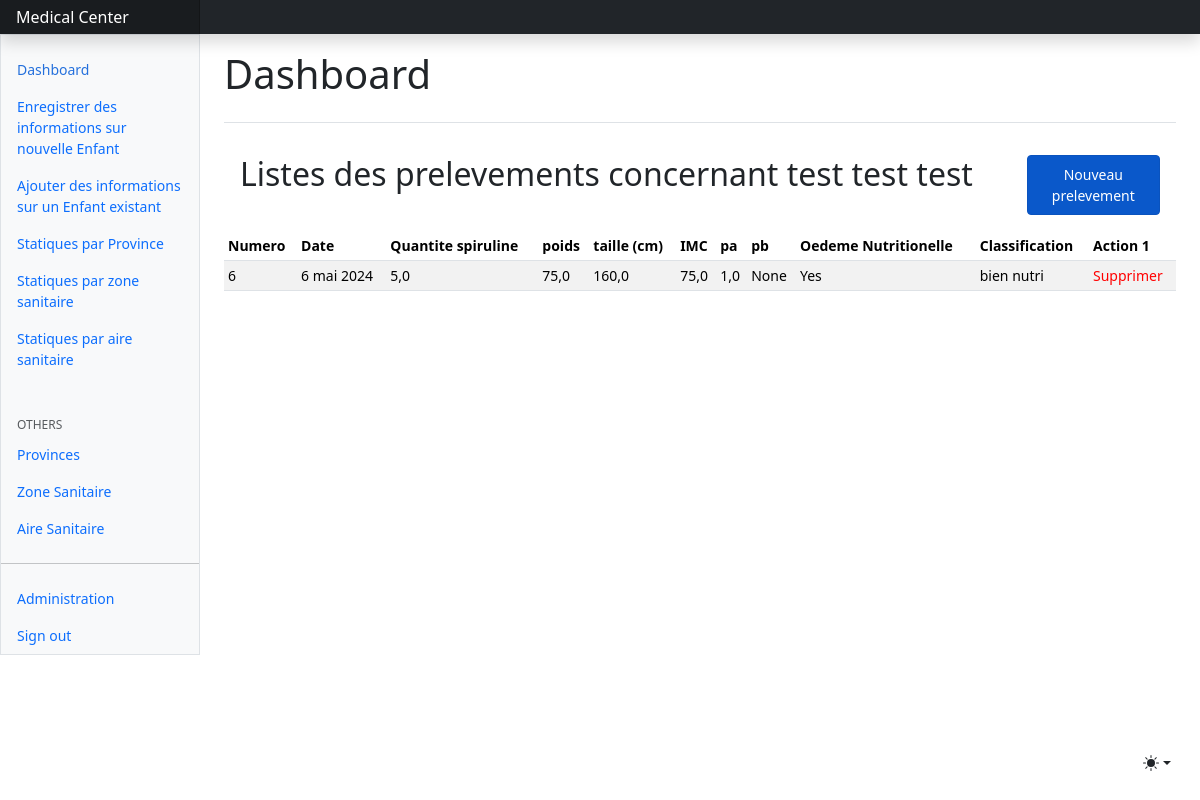
Screenshot of /index/Enfant/8/prelevement/list/ with the database file from the repository.
### core/models.py (models this page shows, shortened)
class Enfant(models.Model):
    code_id = models.BigAutoField(primary_key=True)
    SEX = {
        'M': 'Masculin',
        'F': 'Feminin'
    }
    nom = models.CharField(max_length=25, null=True)
    postnom = models.CharField(max_length=25, null=False)
    prenom = models.CharField(max_length=25, null=True)
    sex = models.CharField(choices=SEX, max_length=10)
    date_naissance = models.DateField(blank=True,null=True)
    jour = models.IntegerField(null=False, blank=True)
    mois = models.IntegerField(null=False, blank=True)
    annee = models.IntegerField(null=False, blank=True)
    age_en_mois = models.IntegerField(null=True, blank=True)
    age_en_annee = models.IntegerField(null=False, blank=True)
    age_en_annee_mois = models.CharField(max_length=30, null=True, blank=True)
    age_en_annee_mois_jour = models.CharField(max_length=30, null=True, blank=True)
    age_inconnu = models.CharField(max_length=20, choices=OK)
    avenue = models.CharField(max_length=20, null=False)
    quartier = models.CharField(max_length=50, null=False)
    commune = models.CharField(max_length=20, null=True)
    ville = models.CharField(max_length=20, null=True)
    code_aire = models.ForeignKey(AireSanitaire, on_delete=models.CASCADE, null=True, blank=True)

class Prelevement(models.Model):
    qte_spiruline_recue = models.FloatField(null=False)
    code_aire = models.ForeignKey(AireSanitaire, on_delete=models.CASCADE)
    numero = models.BigAutoField(primary_key=True)
    date_prelevement = models.DateField(null=False, auto_now=True)
    annee = models.IntegerField(null=True)
    mois = models.CharField(max_length=15)
    poids = models.FloatField(null=False)
    taille_en_cm = models.FloatField(null=False)
    taille_en_m = models.FloatField(null=False)
    z_score_pt = models.FloatField(null=True)
    imc = models.FloatField(null=False)
    z_score_imc_age = models.FloatField(null=True)
    pa = models.FloatField(null=False)
    pb = models.FloatField(null=True)
    oedeme_nutri = models.CharField(max_length=5, choices=OK)
    classification = models.CharField(max_length=20)
    code_id = models.ForeignKey(Enfant, on_delete=models.CASCADE)

### core/views.py (the view)
# urls.py: path("index/Enfant/<int:pk>/prelevement/list/",prelevement_list, name="prelevement_list"),
def prelevement_list(request,pk):
    enfant = Enfant.objects.get(pk=pk)
    prelevements = Prelevement.objects.filter(code_id = enfant)
    context = {
        'prelevements':prelevements,
        'enfant':enfant,
    }
    return render(request,'prelevement_list.html',context)

### core/templates/prelevement_list.html (shortened to what this page needs)
{% extends "index.html" %}
{% block content %}
<div class=" p-3 container">
  <div
      class="row"
  >
      <div class="col-10"><h2>Listes des prelevements concernant {{enfant.nom}} {{enfant.prenom}} {{enfant.postnom}} </h2></div>
      <div class="col">
          <a href="{%url 'core:prelevement_create' enfant.code_id %}" class=" btn btn-primary  btn-sm p-2 active" role="button" aria-pressed="true">Nouveau prelevement</a>
      </div>
  </div>
</div>
<div class="table-responsive small">
  <table class="table table-striped table-sm">
    <thead>
      <tr>
        <th scope="col">Numero</th>
        <th scope="col">Date </th>
        <th scope="col">Quantite spiruline</th>
        <th scope="col">poids</th>
        <th scope="col">taille (cm)</th>
        <th scope="col">IMC</th>
        <th scope="col">pa</th>
        <th scope="col">pb</th>
        <th scope="col">Oedeme Nutritionelle</th>
        <th scope="col">Classification</th>
        <th scope="col">Action 1</th>
      </tr>
    </thead>
    <tbody>
      {% for prelevement in prelevements %}
      <tr>
          <td>{{prelevement.numero}}</td>
          <td>{{prelevement.date_prelevement}}</td>
          <td>{{prelevement.qte_spiruline_recue}}</td>
          <td>{{prelevement.poids}}</td>
          <td>{{prelevement.taille_en_cm}}</td>
          <td>{{prelevement.imc}}</td>
          <td>{{prelevement.pa}}</td>
          <td>{{prelevement.pb}}</td>
          <td>{{prelevement.oedeme_nutri}}</td>
          <td>{{prelevement.classification}}</td>
          <td>
              <a href="{%url 'core:prelevement_delete' enfant.code_id prelevement.numero%}" style="color:red; text-decoration:none;">Supprimer</a>
          </td>
      </tr>
      {% endfor %}
    </tbody>
  </table>
</div>
{% endblock content %}

### rows the page displays
Enfant: nom "test", prenom "test", postnom "test"
Prelevement: numero "6", date_prelevement "6 mai 2024", qte_spiruline_recue "5,0", poids "75,0", taille_en_cm "160,0", imc "75,0", pa "1,0", pb "None", oedeme_nutri "Yes", classification "bien nutri"
